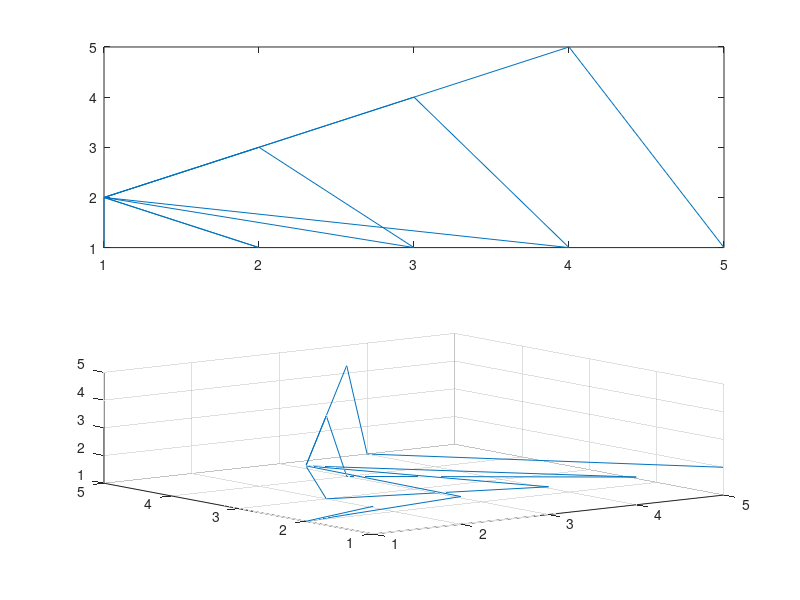

Reproduce this figure in MATLAB.
x = [1 1 2 1 2 3 1 2 3 4 1 2 3 4 5;
     1 2 1 2 3 1 2 3 4 1 2 3 4 5 1;
     2 1 2 3 1 2 3 4 1 2 3 4 5 1 2];

subplot(2, 1, 1);
plot(x(1,:), x(2, :))

subplot(2, 1, 2)
plot3(x(1,:), x(2, :), x(3, :))
grid on
